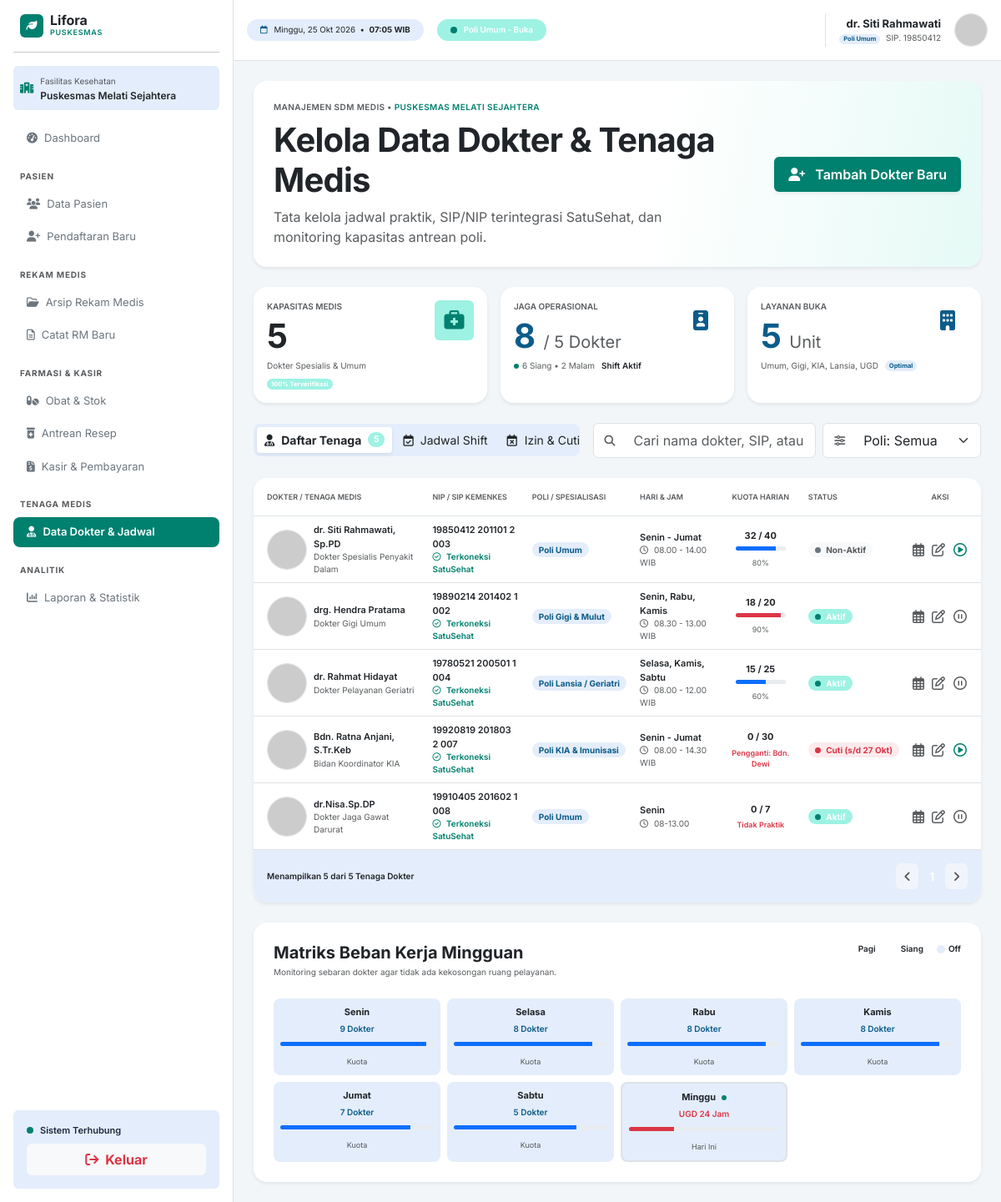
The page /admin/tambah_dokter.php (signed in) on the database its author committed.
### tables this page shows
CREATE TABLE `dokter` (
  `id` int NOT NULL,
  `nama_dokter` varchar(150) NOT NULL,
  `gelar_spesialis` varchar(100) DEFAULT '',
  `nip_sip` varchar(50) NOT NULL,
  `status_satusehat` varchar(50) DEFAULT 'Terkoneksi SatuSehat',
  `poli` varchar(50) NOT NULL,
  `hari_praktik` varchar(100) DEFAULT '',
  `jam_praktik` varchar(50) DEFAULT '',
  `kuota_harian` int DEFAULT '30',
  `kuota_terisi` int DEFAULT '0',
  `status_tugas` enum('Aktif Bertugas','Sedang Cuti','Non-Aktif') DEFAULT 'Aktif Bertugas',
  `keterangan_status` varchar(100) DEFAULT '',
  `foto_avatar` varchar(255) DEFAULT '',
  `username` varchar(50) DEFAULT NULL
);

### admin/tambah_dokter.php (the view, shortened to what the rows shown need)
<?php
require_once '../koneksi.php';
function fotoDokter($row) {
    $av = trim($row['foto_avatar'] ?? '');
    $adaFile = $av !== '' && preg_match('/\.(jpe?g|png|webp)$/i', $av);
    $file = $adaFile ? $av : 'default.jpg';
    $namaFallback = ($av !== '' && !$adaFile) ? $av : urlencode($row['nama_dokter']);
    $fallback = 'https://ui-avatars.com/api/?name=' . $namaFallback . '&background=0b5c8a&color=fff&bold=true';
    return '<img src="../assets/img/dokter/' . htmlspecialchars($file) . '" alt="' . htmlspecialchars($row['nama_dokter']) . '" class="rounded-circle border" style="width:48px;height:48px;object-fit:cover;" onerror="this.onerror=null;this.src=\'' . $fallback . '\'">';
}
$tab = $_GET['tab'] ?? 'daftar';
$perPage = 5;
$page = max(1, (int) ($_GET['page'] ?? 1));
$where = "1=1";
$params = [];
$stmtCount = $pdo->prepare("SELECT COUNT(*) FROM dokter WHERE $where");
$stmtCount->execute($params);
$totalHasil = (int)$stmtCount->fetchColumn();
$totalHal = max(1, (int)ceil($totalHasil / $perPage));
$page = min($page, $totalHal);
$offset = ($page - 1) * $perPage;
$stmtRows = $pdo->prepare("SELECT * FROM dokter WHERE $where ORDER BY id ASC LIMIT $perPage OFFSET $offset");
$stmtRows->execute($params);
$dokterList = $stmtRows->fetchAll();
$jumlahTampil = count($dokterList);
function urlHal($tab, $page, $search, $poli) {
    $q = ['tab' => $tab, 'page' => $page];
    if ($search !== '') $q['search'] = $search;
    return '?' . http_build_query($q);
}
?>
<!DOCTYPE html>
<html lang="id">
<head>
    <?php include '../layout/components/admin/head.php'; ?>
</head>
<body>
<div class="d-flex min-vh-100">
    <main class="flex-grow-1 d-flex flex-column" style="min-width: 0;">
        <div class="container-fluid py-4 px-4 flex-grow-1 d-flex flex-column gap-4">
            <div class="card border-0 shadow-sm rounded-4 hero-card">
                <div class="card-body p-4 d-flex flex-column flex-md-row justify-content-between align-items-md-center gap-4">
                    <div>
                        <h1 class="fw-bold text-dark mb-2" style="letter-spacing: -0.02em;">Kelola Data Dokter & Tenaga Medis</h1>
                    </div>
                </div>
            </div>
            <div class="card border-0 shadow-sm rounded-4 overflow-hidden">
                <div class="table-responsive">
                    <table class="table table-hover align-middle mb-0">
                        <?php if ($tab === 'shift'): ?>
                            <thead class="bg-lifora-blue-soft">
                                <tr>
                                    <th class="fs-9 text-muted text-uppercase fw-semibold py-3 ps-3">Dokter / Tenaga Medis</th>
                                    <th class="fs-9 text-muted text-uppercase fw-semibold py-3">Poli / Spesialisasi</th>
                                    <th class="fs-9 text-muted text-uppercase fw-semibold py-3">Hari Praktik</th>
                                    <th class="fs-9 text-muted text-uppercase fw-semibold py-3">Jam Praktik</th>
                                    <th class="fs-9 text-muted text-uppercase fw-semibold py-3 pe-3">Status</th>
                                </tr>
                            </thead>
                            <tbody>
                                <?php if ($jumlahTampil > 0): foreach ($dokterList as $row): $isUgd = strpos($row['poli'], 'UGD') !== false; ?>
                                <tr>
                                    <td class="ps-3">
                                        <div class="d-flex align-items-center gap-2">
                                            <?= fotoDokter($row); ?>
                                            <div>
                                                <div class="fw-semibold text-dark fs-7"><?= htmlspecialchars($row['nama_dokter']); ?></div>
                                                <div class="fs-8 text-muted"><?= htmlspecialchars($row['gelar_spesialis']); ?></div>
                                            </div>
                                        </div>
                                    </td>
                                    <td><span class="badge <?= $isUgd ? 'bg-danger bg-opacity-10 text-danger' : 'bg-lifora-blue-soft text-lifora-blue'; ?> rounded-pill px-2 py-1 fs-8"><?= htmlspecialchars($row['poli']); ?></span></td>
                                    <td class="fs-7 fw-medium text-dark"><?= htmlspecialchars($row['hari_praktik']); ?></td>
                                    <td class="fs-7 fw-semibold text-dark"><i class="fa-regular fa-clock text-muted me-1"></i> <?= htmlspecialchars($row['jam_praktik']); ?></td>
                                    <td class="pe-3">
                                        <?php if ($row['status_tugas'] == 'Aktif Bertugas'): ?>
                                            <span class="badge bg-lifora-primary-soft text-lifora-primary-dark rounded-pill px-2 py-1 fs-8"><span class="bg-lifora-primary rounded-circle d-inline-block me-1" style="width: 7px; height: 7px;"></span> Aktif Bertugas</span>
                                        <?php elseif ($row['status_tugas'] == 'Sedang Cuti'): ?>
                                            <span class="badge bg-danger bg-opacity-10 text-danger rounded-pill px-2 py-1 fs-8"><span class="bg-danger rounded-circle d-inline-block me-1" style="width: 7px; height: 7px;"></span> Sedang Cuti</span>
                                        <?php else: ?>
                                            <span class="badge bg-light text-muted rounded-pill px-2 py-1 fs-8"><span class="bg-secondary rounded-circle d-inline-block me-1" style="width: 7px; height: 7px;"></span> Non-Aktif</span>
                                        <?php endif; ?>
                                    </td>
                                </tr>
                                <?php endforeach; else: ?>
                                    <tr><td colspan="5" class="text-center py-4 text-muted fs-7">Data dokter tidak ditemukan.</td></tr>
                                <?php endif; ?>
                            </tbody>
                        <?php else: ?>
                            <thead class="bg-lifora-blue-soft">
                                <tr>
                                    <th class="fs-9 text-muted text-uppercase fw-semibold py-3 ps-3">Dokter / Tenaga Medis</th>
                                    <th class="fs-9 text-muted text-uppercase fw-semibold py-3">NIP / SIP Kemenkes</th>
                                    <th class="fs-9 text-muted text-uppercase fw-semibold py-3">Poli / Spesialisasi</th>
                                    <th class="fs-9 text-muted text-uppercase fw-semibold py-3">Hari & Jam</th>
                                    <th class="fs-9 text-muted text-uppercase fw-semibold py-3 text-center">Kuota Harian</th>
                                    <th class="fs-9 text-muted text-uppercase fw-semibold py-3">Status</th>
                                    <th class="fs-9 text-muted text-uppercase fw-semibold py-3 text-center pe-3">Aksi</th>
                                </tr>
                            </thead>
                            <tbody>
                                <?php if ($jumlahTampil > 0): foreach ($dokterList as $row):
                                    $isUgd = strpos($row['poli'], 'UGD') !== false;
                                    $isCuti = $row['status_tugas'] != 'Aktif Bertugas';
                                    $kuotaHarian = (int) $row['kuota_harian'];
                                    $kuotaTerisi = (int) $row['kuota_terisi'];
                                    $persen = $kuotaHarian > 0 ? round(($kuotaTerisi / $kuotaHarian) * 100) : 0;
                                    $ket = trim($row['keterangan_status'] ?? '');
                                    $pengganti = ''; $sampai = '';
                                    if (preg_match('/Pengganti:\s*(.+?)\s*(?:\(s\/d\s*([^)]+)\))?$/i', $ket, $m)) {
                                        $pengganti = trim($m[1]);
                                        $sampai = isset($m[2]) ? trim($m[2]) : '';
                                    }
                                    $ketKuota = trim(preg_replace('/^Siaga\s*/i', '', $ket));
                                    if ($ketKuota === '') $ketKuota = 'Tanpa Batas Kuota';
                                    $dataEdit = htmlspecialchars(json_encode([
                                        'id'                => (int) $row['id'],
                                        'nama_dokter'       => $row['nama_dokter'],
                                        'gelar_spesialis'   => $row['gelar_spesialis'],
                                        'nip_sip'           => $row['nip_sip'],
                                        'status_satusehat'  => $row['status_satusehat'],
                                        'poli'              => $row['poli'],
                                        'hari_praktik'      => $row['hari_praktik'],
                                        'jam_praktik'       => $row['jam_praktik'],
                                        'kuota_harian'      => $kuotaHarian,
                                        'status_tugas'      => $row['status_tugas'],
                                        'keterangan_status' => $ket,
                                    ], JSON_UNESCAPED_UNICODE), ENT_QUOTES);
                                ?>
                                <tr>
                                    <td class="ps-3">
                                        <div class="d-flex align-items-center gap-2">
                                            <?= fotoDokter($row); ?>
                                            <div>
                                                <div class="fw-semibold text-dark fs-7"><?= htmlspecialchars($row['nama_dokter']); ?></div>
                                                <div class="fs-8 text-muted"><?= htmlspecialchars($row['gelar_spesialis']); ?></div>
                                            </div>
                                        </div>
                                    </td>
                                    <td>
                                        <div class="fw-semibold text-dark fs-7"><?= htmlspecialchars($row['nip_sip']); ?></div>
                                        <div class="fs-8 text-lifora-primary fw-semibold"><i class="fa-regular fa-circle-check me-1"></i> <?= htmlspecialchars($row['status_satusehat']); ?></div>
                                    </td>
                                    <td><span class="badge <?= $isUgd ? 'bg-danger bg-opacity-10 text-danger' : 'bg-lifora-blue-soft text-lifora-blue'; ?> rounded-pill px-2 py-1 fs-8"><?= htmlspecialchars($row['poli']); ?></span></td>
                                    <td>
                                        <div class="fw-semibold text-dark fs-7"><?= htmlspecialchars($row['hari_praktik']); ?></div>
                                        <div class="fs-8 text-muted"><i class="fa-regular fa-clock me-1"></i> <?= htmlspecialchars($row['jam_praktik']); ?></div>
                                    </td>
                                    <td class="text-center">
                                        <?php if ($kuotaHarian > 0): ?>
                                            <div class="fw-bold text-dark fs-7 mb-1"><?= $kuotaTerisi; ?> / <?= $kuotaHarian; ?></div>
                                            <?php if ($kuotaTerisi > 0): ?>
                                                <div class="progress mx-auto mb-1" style="height: 5px; width: 60px;">
                                                    <div class="progress-bar <?= $persen >= 90 ? 'bg-danger' : 'bg-lifora-primary-dark'; ?>" style="width: <?= $persen; ?>%;"></div>
                                                </div>
                                                <small class="fs-9 text-muted"><?= $persen; ?>%</small>
                                            <?php elseif ($isCuti && $pengganti !== ''): ?>
                                                <small class="fs-9 text-danger fw-semibold d-block mt-1">Pengganti: <?= htmlspecialchars($pengganti); ?></small>
                                            <?php else: ?>
                                                <small class="fs-9 text-danger fw-semibold d-block mt-1">Tidak Praktik</small>
                                            <?php endif; ?>
                                        <?php else: ?>
                                            <div class="fw-bold text-dark fs-7">Siaga</div>
                                            <small class="fs-9 text-muted d-block mt-1"><?= htmlspecialchars($ketKuota); ?></small>
                                        <?php endif; ?>
                                    </td>
                                    <td>
                                        <?php if (!$isCuti && $row['status_tugas'] == 'Aktif Bertugas'): ?>
                                            <span class="badge bg-lifora-primary-soft text-lifora-primary-dark rounded-pill px-2 py-1 fs-8"><span class="bg-lifora-primary rounded-circle d-inline-block me-1" style="width: 7px; height: 7px;"></span> Aktif</span>
                                        <?php elseif ($isCuti && $row['status_tugas'] == 'Sedang Cuti'): ?>
                                            <span class="badge bg-danger bg-opacity-10 text-danger rounded-pill px-2 py-1 fs-8"><span class="bg-danger rounded-circle d-inline-block me-1" style="width: 7px; height: 7px;"></span> Cuti<?= $sampai !== '' ? ' (s/d ' . htmlspecialchars($sampai) . ')' : ''; ?></span>
                                        <?php else: ?>
                                            <span class="badge bg-light text-muted rounded-pill px-2 py-1 fs-8"><span class="bg-secondary rounded-circle d-inline-block me-1" style="width: 7px; height: 7px;"></span> Non-Aktif</span>
                                        <?php endif; ?>
                                    </td>
                                    <td class="text-center pe-3">
                                        <div class="d-flex justify-content-center align-items-center gap-2 text-muted fs-6">
                                            <a href="<?= htmlspecialchars(urlHal('shift', 1, $row['nip_sip'], '')); ?>" class="text-muted text-decoration-none" title="Jadwal Shift"><i class="fa-regular fa-calendar-days"></i></a>
                                            <button type="button" class="btn btn-link p-0 text-muted" title="Edit Data" data-edit="<?= $dataEdit; ?>"><i class="fa-regular fa-pen-to-square"></i></button>
                                            <form method="POST" onsubmit="return confirm('<?= $isCuti ? 'Aktifkan' : 'Nonaktifkan'; ?> dokter ini?');" class="d-inline">
                                                <button type="submit" class="btn btn-link p-0 <?= $isCuti ? 'text-lifora-primary' : 'text-muted'; ?>" title="<?= $isCuti ? 'Aktifkan' : 'Nonaktifkan'; ?>">
                                                    <i class="fa-regular <?= $isCuti ? 'fa-circle-play' : 'fa-circle-pause'; ?>"></i>
                                                </button>
                                            </form>
                                        </div>
                                    </td>
                                </tr>
                                <?php endforeach; else: ?>
                                    <tr><td colspan="7" class="text-center py-4 text-muted fs-7"><?= $tab === 'cuti' ? 'Tidak ada dokter yang sedang izin atau cuti.' : 'Data dokter tidak ditemukan.'; ?></td></tr>
                                <?php endif; ?>
                            </tbody>
                        <?php endif; ?>
                    </table>
                </div>
            </div>
        </div>
    </main>
</div>
<?php include '../layout/components/admin/footer.php'; ?>
</body>
</html>

### rows shown on the page
dokter: nama_dokter "dr. Siti Rahmawati, Sp.PD", gelar_spesialis "Dokter Spesialis Penyakit Dalam", nip_sip "19850412 201101 2 003", status_satusehat "Terkoneksi SatuSehat", poli "Poli Umum", hari_praktik "Senin - Jumat", jam_praktik "08.00 - 14.00 WIB", kuota_terisi "32", kuota_harian "40", persen "80", status_tugas "Non-Aktif" (drawn)
dokter: nama_dokter "drg. Hendra Pratama", gelar_spesialis "Dokter Gigi Umum", nip_sip "19890214 201402 1 002", status_satusehat "Terkoneksi SatuSehat", poli "Poli Gigi & Mulut", hari_praktik "Senin, Rabu, Kamis", jam_praktik "08.30 - 13.00 WIB", kuota_terisi "18", kuota_harian "20", persen "90", status_tugas "Aktif Bertugas" (drawn)
dokter: nama_dokter "dr. Rahmat Hidayat", gelar_spesialis "Dokter Pelayanan Geriatri", nip_sip "19780521 200501 1 004", status_satusehat "Terkoneksi SatuSehat", poli "Poli Lansia / Geriatri", hari_praktik "Selasa, Kamis, Sabtu", jam_praktik "08.00 - 12.00 WIB", kuota_terisi "15", kuota_harian "25", persen "60", status_tugas "Aktif Bertugas" (drawn)
dokter: nama_dokter "Bdn. Ratna Anjani, S.Tr.Keb", gelar_spesialis "Bidan Koordinator KIA", nip_sip "19920819 201803 2 007", status_satusehat "Terkoneksi SatuSehat", poli "Poli KIA & Imunisasi", hari_praktik "Senin - Jumat", jam_praktik "08.00 - 14.30 WIB", kuota_terisi "0", kuota_harian "30", pengganti "Bdn. Dewi", sampai "27 Okt"
dokter: nama_dokter "dr.Nisa.Sp.DP", gelar_spesialis "Dokter Jaga Gawat Darurat", nip_sip "19910405 201602 1 008", status_satusehat "Terkoneksi SatuSehat", poli "Poli Umum", hari_praktik "Senin", jam_praktik "08-13.00", kuota_terisi "0", kuota_harian "7", status_tugas "Tidak Praktik"

### other values the page prints
$totalSemua "5"
$jumlahTampil "5"
$totalHasil "5"
$nm "Senin"
$dr "9 Dokter"
$nm "Selasa"
$dr "8 Dokter"
$nm "Rabu"
$nm "Kamis"
$nm "Jumat"
$dr "7 Dokter"
$nm "Sabtu"
$dr "5 Dokter"
$nm "Minggu"
$dr "UGD 24 Jam"
